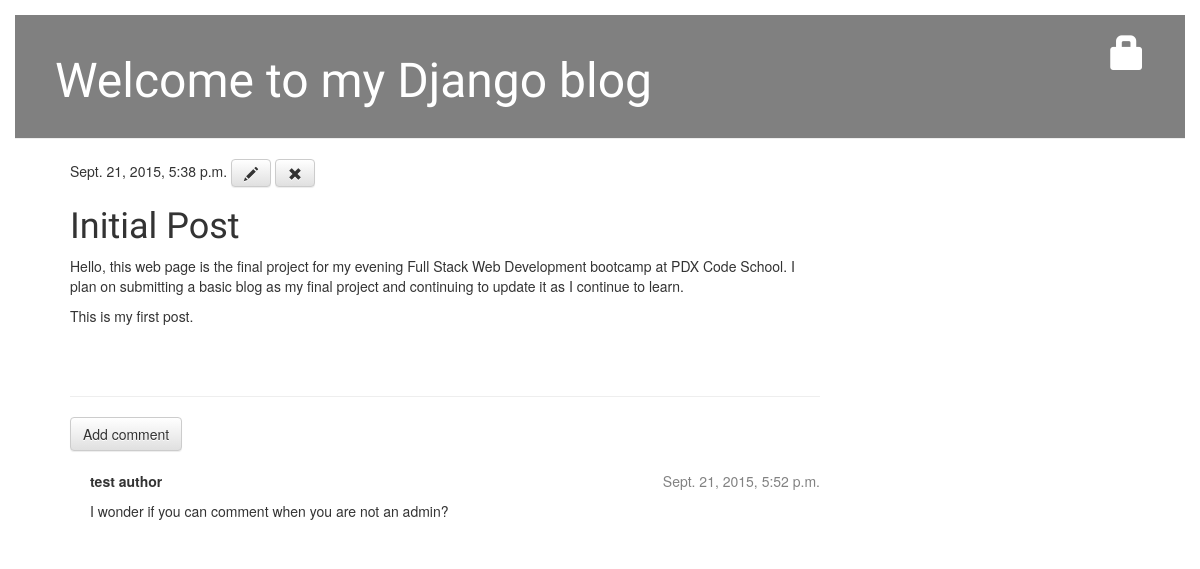
/post/9/, run on an earlier commit of the app's database.
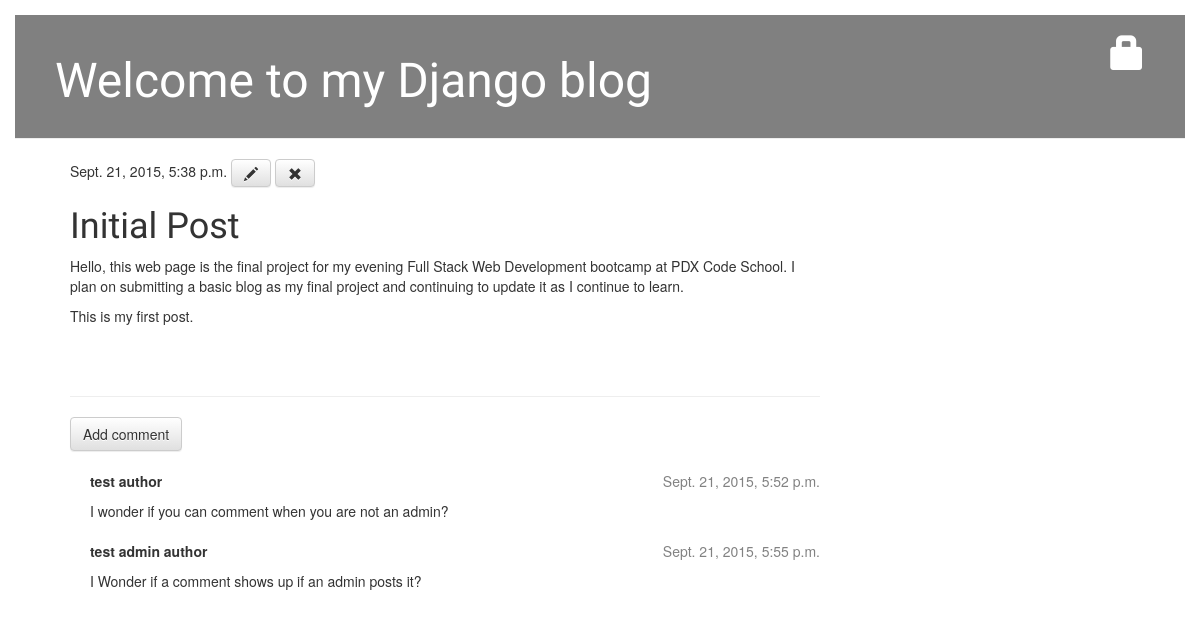
And on a later commit of the database.
### blog/models.py (models this page shows, shortened)
class Comment(models.Model):
    post = models.ForeignKey('blog.Post', related_name='comments')
    author = models.CharField(max_length=200)
    text = models.TextField()
    created_date = models.DateTimeField(default=timezone.now)
    approved_comment = models.BooleanField(default=False)

### blog/views.py (the view)
# urls.py: url(r'^post/(?P<pk>[0-9]+)/$', views.post_detail, name='post_detail'),
def post_detail(request, pk):
	post = get_object_or_404(Post, pk=pk)
	return render(request, 'blog/post_detail.html', {'post': post})

### blog/templates/blog/post_detail.html (shortened to what this page needs)
{% extends "blog/base.html" %}
{% block content %}
    <div class="post">
       {% if post.published_date %}
    {{ post.published_date }}
{% else %}
    <a class="btn btn-default" href="{% url "blog.views.post_publish" pk=post.pk %}">Publish</a>
{% endif %}
        <a class="btn btn-default" href="{% url "post_edit" pk=post.pk %}"><span class="glyphicon glyphicon-pencil"></span></a>
        <a class="btn btn-default" href="{% url "post_remove" pk=post.pk %}"><span class="glyphicon glyphicon-remove"></span></a>
        <h1>{{ post.title }}</h1>
        <p>{{ post.text|linebreaks }}</p>
    </div>
    <hr>
    <a class="btn btn-default" href="{% url "add_comment_to_post" pk=post.pk %}">Add comment</a>
{% for comment in post.comments.all %}
    {% if user.is_authenticated or comment.approved_comment %}
    <div class="comment">
        <div class="date">
            {{ comment.created_date }}
        </div>
        <strong>{{ comment.author }}</strong>
        <p>{{ comment.text|linebreaks }}</p>
    </div>
    {% endif %}
{% empty %}
    <p>No comments here yet :(</p>
{% endfor %}
{% endblock %}

What changed in the data, as far as the page shows it:
now on this page (row edited): Comment: created_date "Sept. 21, 2015, 5:55 p.m.", author "test admin author", text "I Wonder if a comment shows up if an admin posts it?"
